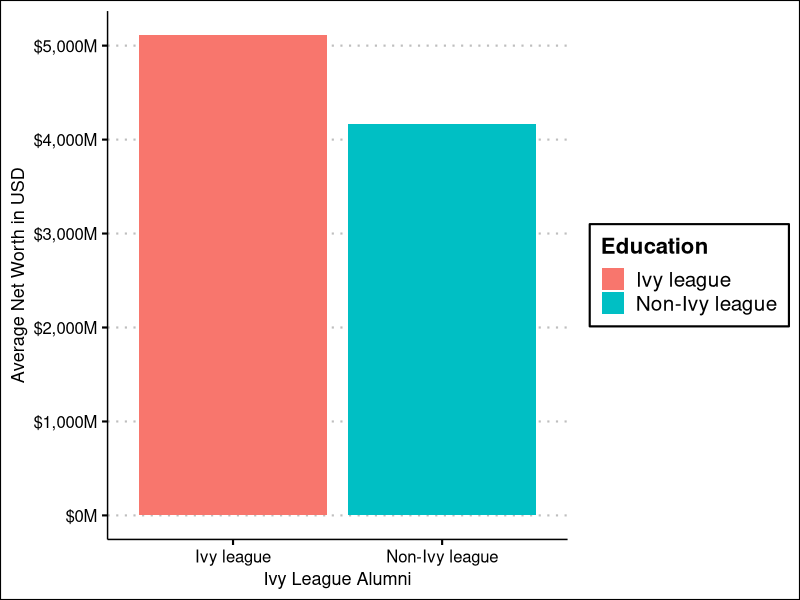
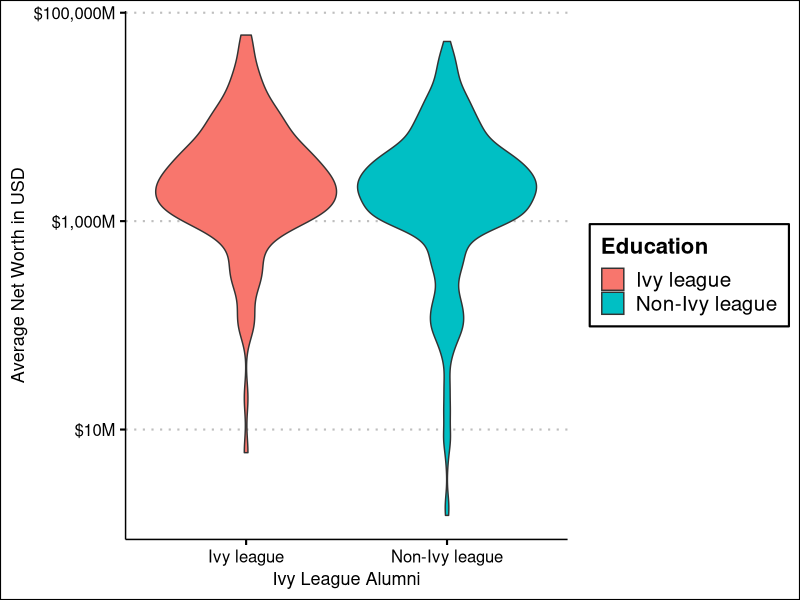
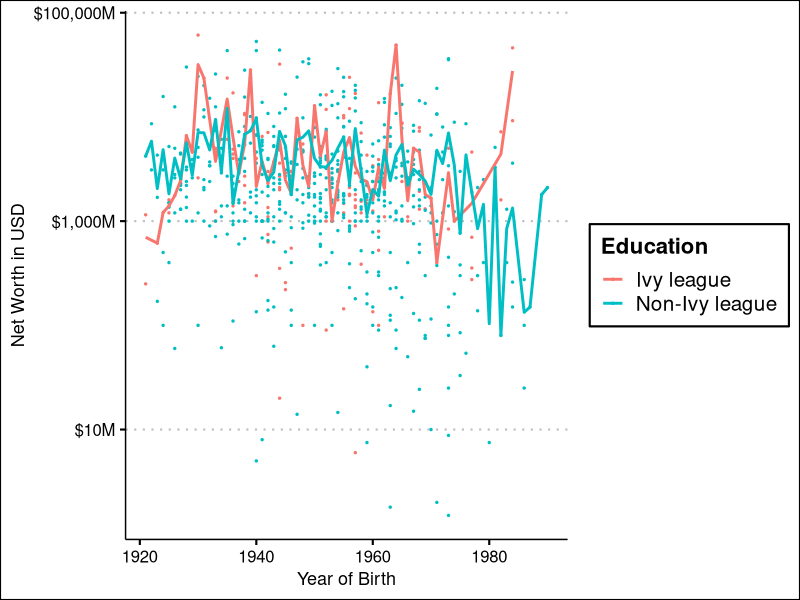
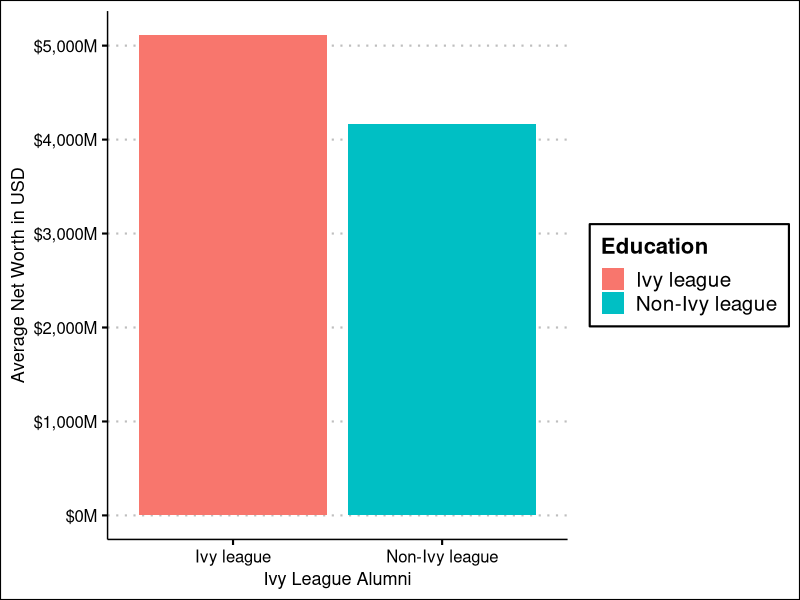
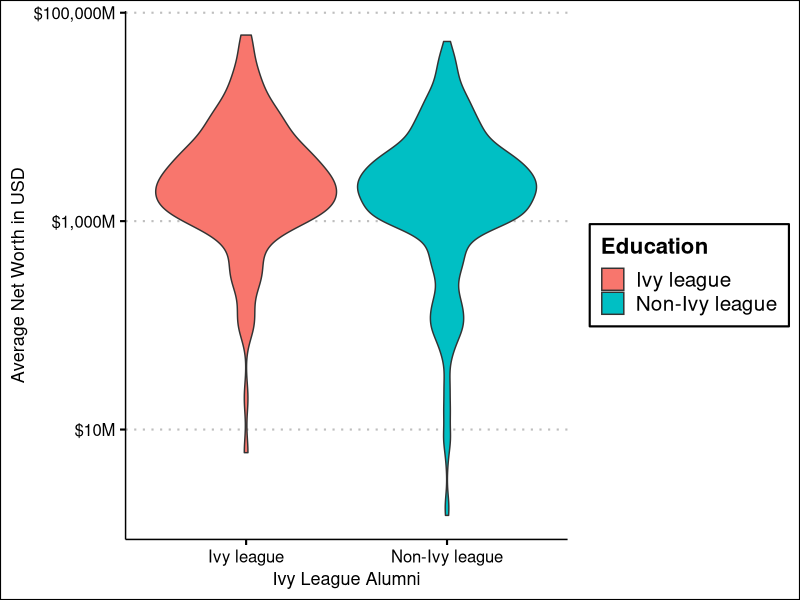
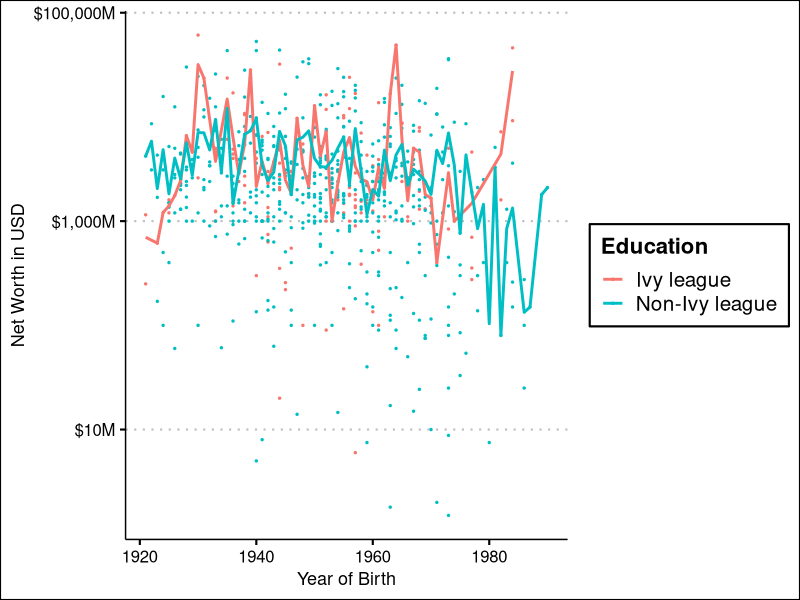

Reproduce these figures in R, in order.
#Script for plotting first results 

library(tidyverse)
library(scales)
library("ggthemes")

datafile <- read_csv('results.csv')

##BAR 1: Difference in Net Worth WITHIN Ivy League Alumni############
## Note: not included in report, was the first plot we did#

datafile <- read_csv('results.csv')
#Simply grouping by the Ivy (almaMater), then averaging net worth per Ivy 
data_gr_per_ivy<- datafile|>
  group_by(almaMater)|>
  summarise(avg_networth = mean(networth))
print(data_gr_per_ivy)


barplot1 <- ggplot(data= data_gr_per_ivy)+aes(x=almaMater,y=(avg_networth/1000000))+
  geom_col()+
  xlab(NULL)+
  scale_y_continuous(labels = scales::dollar_format(prefix="$", suffix = "M"))+
  labs(
    color= 'Ivy League School',
    title='Average Net Worth of Ivy League Alumni on Wikipedia',
    y= "Average Net Worth in USD"
  )
#print(barplot1)
#ggsave('barplot1.png')


##BAR 2: Difference in the average net worth of Ivy and Non-Ivy Students #########

datacombined <- read_csv('not_rich_with_birth_year_after_1920.csv') 
sum(datacombined$ivy_league, na.rm = TRUE)/nrow(datacombined)*100

#This dataframe has "true/false" established for each person, 
#filtering if they have an Ivy League within their academic history in Wiki
data_divided<- datacombined |> 
  mutate(
    networth = as.numeric(networth),
    #Transforming the true/false to what it stands for
    ivy_league = ifelse(ivy_league, "Ivy league", "Non-Ivy league")
  )|>
  group_by(ivy_league)

data_divided_mean<- data_divided |> 
  #Getting the networth average per section of alumni, excluding N/A entries
  summarise(networth=mean(networth,na.rm=TRUE))
print(data_divided)

barplot2 <- ggplot(data= data_divided_mean)+
  aes(x= ivy_league, y=(networth/1000000), fill= ivy_league)+
  geom_col()+
  scale_y_continuous(labels = scales::dollar_format(prefix="$", suffix = "M"))+
  labs(
    x= "Ivy League Alumni",
    y= "Average Net Worth in USD",
    fill = 'Education'
  )+
  theme_clean(base_size = 16)
    
print(barplot2)
ggsave('barplot.pdf')

violinplot <- ggplot(data= data_divided)+
  aes(x= ivy_league, y=(networth/1000000), fill= ivy_league)+
  geom_violin()+
  labs(
    x= "Ivy League Alumni",
    y= "Average Net Worth in USD",
    fill = 'Education'
  )+
  scale_y_log10(labels = scales::dollar_format(prefix="$", suffix = "M"))+
  theme_clean(base_size = 16)

print(violinplot)
ggsave('violin.pdf')
  

#### BAR 3: net worth in y, each person by birth year in x

datawithyears <- read_csv('not_rich_with_birth_year_after_1920.csv')|>
  mutate(
    networth = as.numeric(networth),
    birthYear= as.numeric(birthYear),
    ivy_league = ifelse(ivy_league, "Ivy league", "Non-Ivy league"))

averages <- datawithyears|>
  
  group_by(birthYear, ivy_league)|>
  summarise(avg_networth = mean(networth,na.rm= TRUE))|>
  ungroup()

barplot3 <- ggplot(data= datawithyears)+
  aes(x=birthYear, y=(networth/1000000), color=ivy_league)+
  geom_point(size = 0.5)+
  geom_line(data = averages, aes(x= birthYear, y= avg_networth/1000000, color= ivy_league), size=1)+
  scale_y_log10(labels = scales::dollar_format(prefix="$", suffix = "M"))+
  labs(
    x= "Year of Birth",
    y= "Net Worth in USD", 
    color = 'Education'
  )+
  theme_clean(base_size =16 )

print(barplot3)
ggsave('scatterlineplot.pdf')
